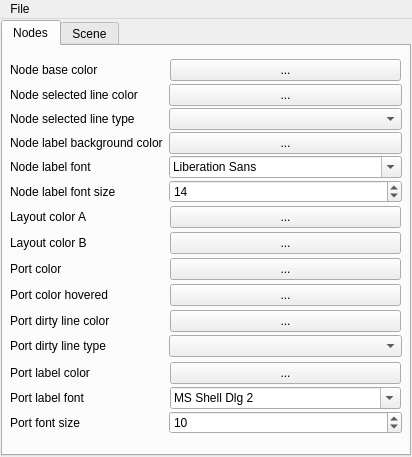
<?xml version="1.0" encoding="UTF-8"?>
<ui version="4.0">
 <class>OptionsUI</class>
 <widget class="QMainWindow" name="OptionsUI">
  <property name="geometry">
   <rect>
    <x>0</x>
    <y>0</y>
    <width>327</width>
    <height>457</height>
   </rect>
  </property>
  <property name="windowTitle">
   <string>Options</string>
  </property>
  <widget class="QWidget" name="centralwidget">
   <layout class="QGridLayout" name="gridLayout">
    <property name="margin">
     <number>1</number>
    </property>
    <item row="0" column="0">
     <widget class="QTabWidget" name="tabWidget">
      <property name="currentIndex">
       <number>0</number>
      </property>
      <widget class="QWidget" name="NodesTab">
       <attribute name="title">
        <string>Nodes</string>
       </attribute>
       <layout class="QGridLayout" name="gridLayout_2">
        <property name="margin">
         <number>2</number>
        </property>
        <item row="0" column="0">
         <layout class="QFormLayout" name="formLayout">
          <property name="fieldGrowthPolicy">
           <enum>QFormLayout::AllNonFixedFieldsGrow</enum>
          </property>
          <property name="verticalSpacing">
           <number>2</number>
          </property>
          <property name="leftMargin">
           <number>5</number>
          </property>
          <property name="topMargin">
           <number>10</number>
          </property>
          <property name="rightMargin">
           <number>5</number>
          </property>
          <property name="bottomMargin">
           <number>5</number>
          </property>
          <item row="0" column="0">
           <widget class="QLabel" name="baseColorLabel">
            <property name="text">
             <string>Node base color</string>
            </property>
           </widget>
          </item>
          <item row="0" column="1">
           <widget class="QWidget" name="baseColorWidget" native="true">
            <layout class="QGridLayout" name="gridLayout_3">
             <property name="margin">
              <number>1</number>
             </property>
             <item row="0" column="0">
              <widget class="QPushButton" name="pushButton">
               <property name="text">
                <string>...</string>
               </property>
              </widget>
             </item>
            </layout>
           </widget>
          </item>
          <item row="1" column="0">
           <widget class="QLabel" name="nodeSelectedLineColorLabel">
            <property name="text">
             <string>Node selected line color</string>
            </property>
           </widget>
          </item>
          <item row="1" column="1">
           <widget class="QPushButton" name="pushButton_2">
            <property name="text">
             <string>...</string>
            </property>
           </widget>
          </item>
          <item row="2" column="0">
           <widget class="QLabel" name="nodeSelectedLineTypeLabel">
            <property name="text">
             <string>Node selected line type</string>
            </property>
           </widget>
          </item>
          <item row="2" column="1">
           <widget class="QComboBox" name="nodeSelectedLineTypeComboBox"/>
          </item>
          <item row="6" column="0">
           <widget class="QLabel" name="portColorALabel">
            <property name="text">
             <string>Layout color A</string>
            </property>
           </widget>
          </item>
          <item row="6" column="1">
           <widget class="QWidget" name="portColorAWidget" native="true">
            <layout class="QGridLayout" name="gridLayout_4">
             <property name="margin">
              <number>1</number>
             </property>
             <item row="0" column="0">
              <widget class="QPushButton" name="pushButton_3">
               <property name="text">
                <string>...</string>
               </property>
              </widget>
             </item>
            </layout>
           </widget>
          </item>
          <item row="7" column="0">
           <widget class="QLabel" name="portColorBLabel">
            <property name="text">
             <string>Layout color B</string>
            </property>
           </widget>
          </item>
          <item row="7" column="1">
           <widget class="QWidget" name="portColorBWidget" native="true">
            <layout class="QGridLayout" name="gridLayout_5">
             <property name="margin">
              <number>1</number>
             </property>
             <item row="0" column="0">
              <widget class="QPushButton" name="pushButton_4">
               <property name="text">
                <string>...</string>
               </property>
              </widget>
             </item>
            </layout>
           </widget>
          </item>
          <item row="8" column="0">
           <widget class="QLabel" name="portColorLabel">
            <property name="text">
             <string>Port color</string>
            </property>
           </widget>
          </item>
          <item row="8" column="1">
           <widget class="QWidget" name="portColorWidget" native="true">
            <layout class="QGridLayout" name="gridLayout_6">
             <property name="margin">
              <number>1</number>
             </property>
             <item row="0" column="0">
              <widget class="QPushButton" name="pushButton_5">
               <property name="text">
                <string>...</string>
               </property>
              </widget>
             </item>
            </layout>
           </widget>
          </item>
          <item row="9" column="0">
           <widget class="QLabel" name="portColorHoveredLabel">
            <property name="text">
             <string>Port color hovered</string>
            </property>
           </widget>
          </item>
          <item row="9" column="1">
           <widget class="QWidget" name="portColorHoveredWidget" native="true">
            <layout class="QGridLayout" name="gridLayout_7">
             <property name="margin">
              <number>1</number>
             </property>
             <item row="0" column="0">
              <widget class="QPushButton" name="pushButton_6">
               <property name="text">
                <string>...</string>
               </property>
              </widget>
             </item>
            </layout>
           </widget>
          </item>
          <item row="10" column="0">
           <widget class="QLabel" name="portDirtyColorLabel">
            <property name="text">
             <string>Port dirty line color</string>
            </property>
           </widget>
          </item>
          <item row="10" column="1">
           <widget class="QWidget" name="portDirtyColorWidget" native="true">
            <layout class="QGridLayout" name="gridLayout_8">
             <property name="margin">
              <number>1</number>
             </property>
             <item row="0" column="0">
              <widget class="QPushButton" name="pushButton_7">
               <property name="text">
                <string>...</string>
               </property>
              </widget>
             </item>
            </layout>
           </widget>
          </item>
          <item row="11" column="0">
           <widget class="QLabel" name="portDirtyLineTypeLabel">
            <property name="text">
             <string>Port dirty line type</string>
            </property>
           </widget>
          </item>
          <item row="11" column="1">
           <widget class="QComboBox" name="portDirtyLineTypeComboBox"/>
          </item>
          <item row="12" column="1">
           <widget class="QWidget" name="nodeSelectedLineColorWidget" native="true"/>
          </item>
          <item row="14" column="0">
           <widget class="QLabel" name="portLabelColorLabel">
            <property name="text">
             <string>Port label color</string>
            </property>
           </widget>
          </item>
          <item row="14" column="1">
           <widget class="QWidget" name="portLabelColorWidget" native="true">
            <layout class="QGridLayout" name="gridLayout_10">
             <property name="leftMargin">
              <number>1</number>
             </property>
             <property name="topMargin">
              <number>1</number>
             </property>
             <property name="rightMargin">
              <number>1</number>
             </property>
             <property name="bottomMargin">
              <number>0</number>
             </property>
             <item row="0" column="0">
              <widget class="QPushButton" name="pushButton_8">
               <property name="text">
                <string>...</string>
               </property>
              </widget>
             </item>
            </layout>
           </widget>
          </item>
          <item row="15" column="0">
           <widget class="QLabel" name="portLabelFontLabel">
            <property name="text">
             <string>Port label font</string>
            </property>
           </widget>
          </item>
          <item row="15" column="1">
           <widget class="QWidget" name="portLabelFontWidget" native="true">
            <layout class="QGridLayout" name="gridLayout_9">
             <property name="leftMargin">
              <number>1</number>
             </property>
             <property name="topMargin">
              <number>1</number>
             </property>
             <property name="rightMargin">
              <number>1</number>
             </property>
             <property name="bottomMargin">
              <number>0</number>
             </property>
             <item row="0" column="0">
              <widget class="QFontComboBox" name="fontComboBox">
               <property name="font">
                <font>
                 <family>Arial</family>
                </font>
               </property>
               <property name="currentText" stdset="0">
                <string>MS Shell Dlg 2</string>
               </property>
              </widget>
             </item>
            </layout>
           </widget>
          </item>
          <item row="16" column="0">
           <widget class="QLabel" name="portFontSizeLabel">
            <property name="text">
             <string>Port font size</string>
            </property>
           </widget>
          </item>
          <item row="16" column="1">
           <widget class="QSpinBox" name="portFontSizeSpinBox">
            <property name="minimum">
             <number>3</number>
            </property>
            <property name="maximum">
             <number>40</number>
            </property>
            <property name="value">
             <number>10</number>
            </property>
           </widget>
          </item>
          <item row="17" column="1">
           <widget class="QWidget" name="nodeLabelBackgroundColorWidget" native="true">
            <layout class="QGridLayout" name="gridLayout_11">
             <property name="margin">
              <number>1</number>
             </property>
            </layout>
           </widget>
          </item>
          <item row="3" column="0">
           <widget class="QLabel" name="nodeLabelBackgroundColorLabel">
            <property name="text">
             <string>Node label background color</string>
            </property>
           </widget>
          </item>
          <item row="3" column="1">
           <widget class="QPushButton" name="pushButton_9">
            <property name="text">
             <string>...</string>
            </property>
           </widget>
          </item>
          <item row="18" column="1">
           <widget class="QWidget" name="nodeLabelFontWidget" native="true"/>
          </item>
          <item row="4" column="0">
           <widget class="QLabel" name="nodeLabelFontLabel">
            <property name="text">
             <string>Node label font</string>
            </property>
           </widget>
          </item>
          <item row="5" column="0">
           <widget class="QLabel" name="nodeLabelFontSizeLabel">
            <property name="text">
             <string>Node label font size</string>
            </property>
           </widget>
          </item>
          <item row="5" column="1">
           <widget class="QSpinBox" name="nodeLabelFontSizeSpinBox">
            <property name="minimum">
             <number>3</number>
            </property>
            <property name="maximum">
             <number>40</number>
            </property>
            <property name="singleStep">
             <number>1</number>
            </property>
            <property name="value">
             <number>14</number>
            </property>
           </widget>
          </item>
          <item row="4" column="1">
           <widget class="QFontComboBox" name="fontComboBox_2">
            <property name="currentText" stdset="0">
             <string>Arial</string>
            </property>
            <property name="currentFont">
             <font>
              <family>Arial</family>
              <weight>75</weight>
              <bold>true</bold>
             </font>
            </property>
           </widget>
          </item>
         </layout>
        </item>
       </layout>
      </widget>
      <widget class="QWidget" name="SceneTab">
       <attribute name="title">
        <string>Scene</string>
       </attribute>
       <layout class="QGridLayout" name="gridLayout_12">
        <property name="margin">
         <number>2</number>
        </property>
        <item row="0" column="0">
         <layout class="QFormLayout" name="formLayout_2">
          <property name="fieldGrowthPolicy">
           <enum>QFormLayout::AllNonFixedFieldsGrow</enum>
          </property>
          <property name="verticalSpacing">
           <number>2</number>
          </property>
          <property name="leftMargin">
           <number>5</number>
          </property>
          <property name="topMargin">
           <number>10</number>
          </property>
          <property name="rightMargin">
           <number>5</number>
          </property>
          <property name="bottomMargin">
           <number>5</number>
          </property>
          <item row="0" column="0">
           <widget class="QLabel" name="bacgroundColorLabel">
            <property name="text">
             <string>Bacground color</string>
            </property>
           </widget>
          </item>
          <item row="0" column="1">
           <widget class="QWidget" name="bacgroundColorWidget" native="true">
            <layout class="QGridLayout" name="gridLayout_13">
             <property name="margin">
              <number>1</number>
             </property>
             <item row="0" column="0">
              <widget class="QPushButton" name="pushButton_10">
               <property name="text">
                <string>...</string>
               </property>
              </widget>
             </item>
            </layout>
           </widget>
          </item>
          <item row="1" column="0">
           <widget class="QLabel" name="gridColorLabel">
            <property name="text">
             <string>Grid color</string>
            </property>
           </widget>
          </item>
          <item row="1" column="1">
           <widget class="QWidget" name="gridColorWidget" native="true">
            <layout class="QGridLayout" name="gridLayout_14">
             <property name="margin">
              <number>1</number>
             </property>
             <item row="0" column="0">
              <widget class="QPushButton" name="pushButton_11">
               <property name="text">
                <string>...</string>
               </property>
              </widget>
             </item>
            </layout>
           </widget>
          </item>
          <item row="2" column="0">
           <widget class="QLabel" name="gridLinesTypeLabel">
            <property name="text">
             <string>Grid lines type</string>
            </property>
           </widget>
          </item>
          <item row="2" column="1">
           <widget class="QComboBox" name="gridLinesTypeComboBox"/>
          </item>
          <item row="3" column="0">
           <widget class="QLabel" name="edgeColorLabel">
            <property name="text">
             <string>Edge color</string>
            </property>
           </widget>
          </item>
          <item row="3" column="1">
           <widget class="QWidget" name="edgeColorWidget" native="true">
            <layout class="QGridLayout" name="gridLayout_15">
             <property name="margin">
              <number>1</number>
             </property>
             <item row="0" column="0">
              <widget class="QPushButton" name="pushButton_12">
               <property name="text">
                <string>...</string>
               </property>
              </widget>
             </item>
            </layout>
           </widget>
          </item>
          <item row="4" column="0">
           <widget class="QLabel" name="edgeLineTypeLabel">
            <property name="text">
             <string>Edge line type</string>
            </property>
           </widget>
          </item>
          <item row="4" column="1">
           <widget class="QComboBox" name="edgeLineTypeComboBox"/>
          </item>
          <item row="5" column="0">
           <widget class="QLabel" name="edgeLineThicknessLabel">
            <property name="text">
             <string>Edge line thickness</string>
            </property>
           </widget>
          </item>
          <item row="5" column="1">
           <widget class="QDoubleSpinBox" name="edgeLineThicknessDoubleSpinBox">
            <property name="minimum">
             <double>0.200000000000000</double>
            </property>
            <property name="maximum">
             <double>10.000000000000000</double>
            </property>
            <property name="value">
             <double>0.500000000000000</double>
            </property>
           </widget>
          </item>
         </layout>
        </item>
       </layout>
      </widget>
     </widget>
    </item>
   </layout>
  </widget>
  <widget class="QMenuBar" name="menuBar">
   <property name="geometry">
    <rect>
     <x>0</x>
     <y>0</y>
     <width>327</width>
     <height>18</height>
    </rect>
   </property>
   <widget class="QMenu" name="menuFile">
    <property name="title">
     <string>File</string>
    </property>
    <addaction name="actionLoad_options"/>
    <addaction name="actionSave"/>
    <addaction name="actionSave_as"/>
   </widget>
   <addaction name="menuFile"/>
  </widget>
  <action name="actionLoad_options">
   <property name="text">
    <string>Load</string>
   </property>
  </action>
  <action name="actionSave">
   <property name="text">
    <string>Save</string>
   </property>
  </action>
  <action name="actionSave_as">
   <property name="text">
    <string>Save as</string>
   </property>
  </action>
 </widget>
 <resources/>
 <connections/>
</ui>
